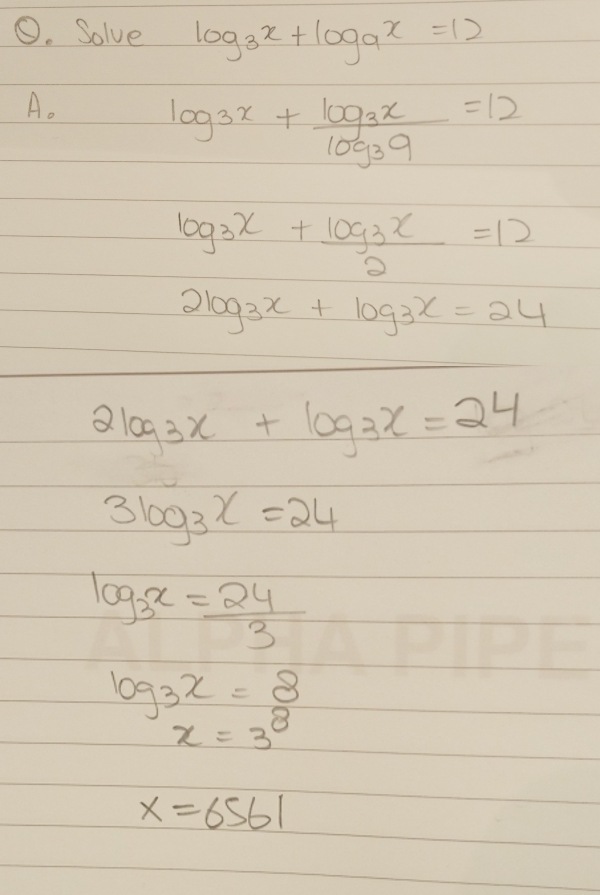
#> input picture _ext/Subject Grading/OA-Extraction/OA-images/oa_1.png, 600 x 895 px
$ python -i preprocess.py   (imports and definitions only)
#> lines starting #> are read from the running program, lines starting #| are printed output that depends on the picture
#> further down, picture is the input picture: PIL image 600x895 RGB; mean R, G, B 211.3, 199.9, 180.6
from __future__ import annotations

from io import BytesIO

from PIL import Image, ImageFilter, ImageOps

from .config import Settings
from .types import DocumentInput, DocumentPage, DocumentVariant, OCRVariant


# [18 lines that did not run here, left out]


# [17 lines that did not run here, left out]


def _grayscale_autocontrast(image: Image.Image) -> Image.Image:
    grayscale = image.convert("L")
    return ImageOps.autocontrast(grayscale)


def _sharpened_binary(image: Image.Image) -> Image.Image:
    grayscale = ImageOps.autocontrast(image.convert("L"))
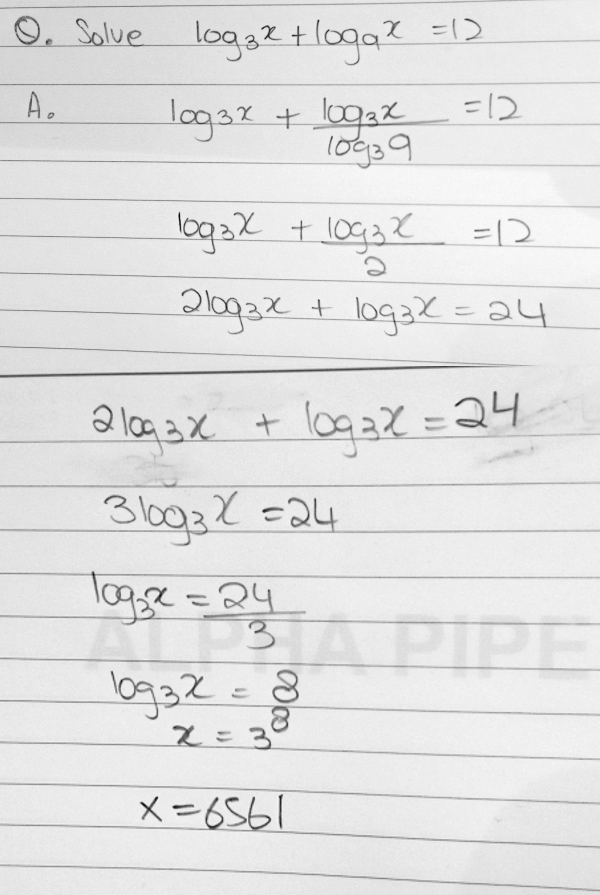
#> grayscale: PIL image 600x895 L; min 0, max 254, mean 226.1
    sharpened = grayscale.filter(ImageFilter.UnsharpMask(radius=2, percent=180, threshold=2))
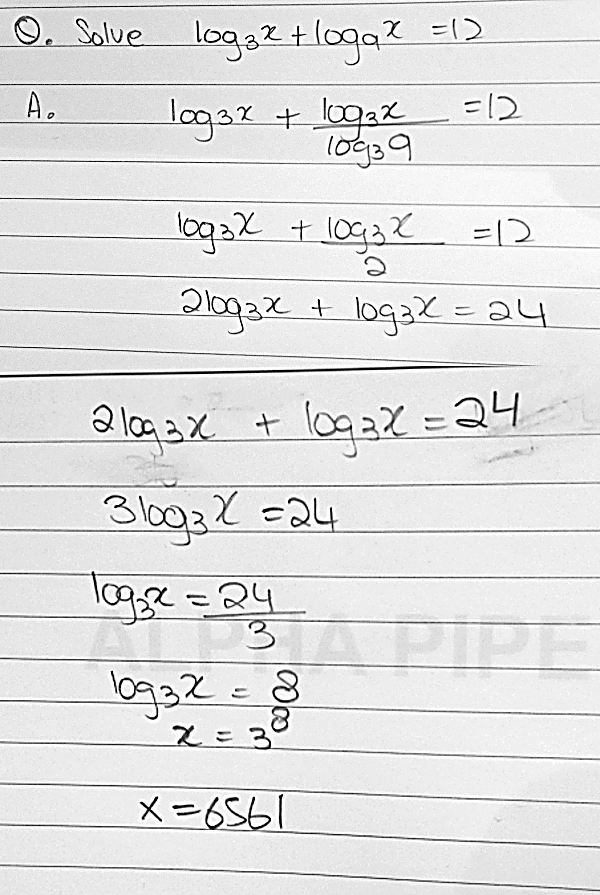
#> sharpened: PIL image 600x895 L; min 0, max 255, mean 225.3
    threshold = sharpened.point(lambda pixel: 255 if pixel > 160 else 0, mode="1")
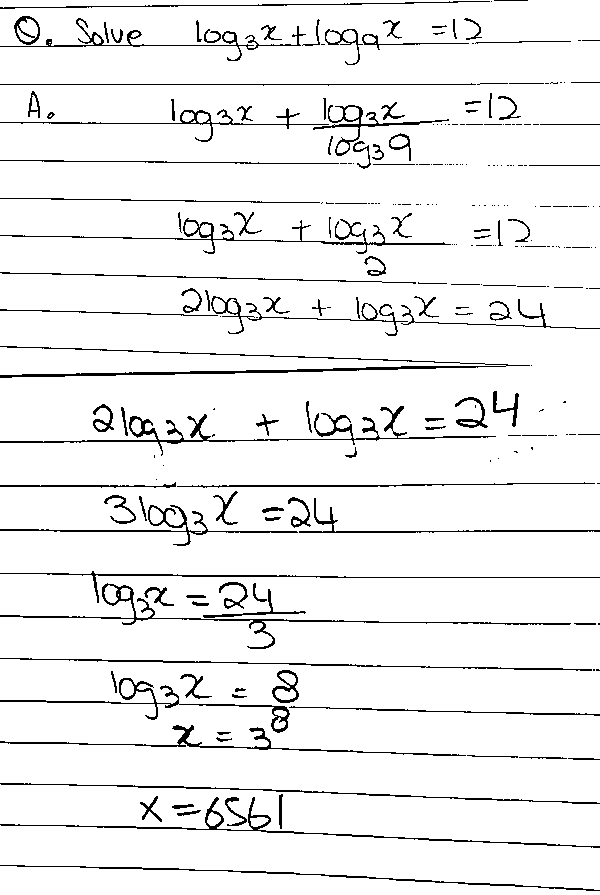
#> threshold: PIL image 600x895 1; 94% white; black in thin lines or dots
    return threshold.convert("L")


# [7 lines that did not run here, left out]


def _save_image(image: Image.Image, fmt: str) -> bytes:
    buffer = BytesIO()
    save_kwargs = {"optimize": True}
    if fmt == "JPEG":
        save_kwargs["quality"] = 95
    image.save(buffer, format=fmt, **save_kwargs)
    return buffer.getvalue()

>>> from PIL import Image
>>> picture = Image.open('../../OA-images/oa_1.png')
>>> result = _sharpened_binary(picture)
